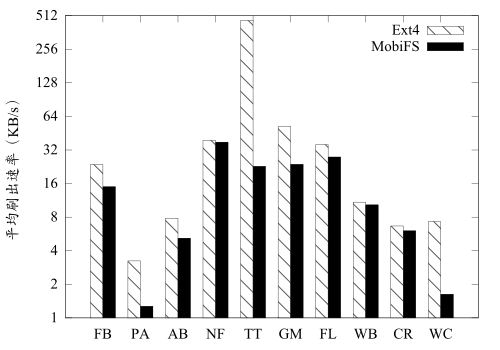

gnuplot code for this plot:
set terminal pdfcairo enhanced mono font "Times New Roman,16" size 5,3.5
set output "flush-data.pdf"
set style data histograms
set style histogram cluster gap 1
set ylabel '平均刷出速率（KB/s）'
set logscale y 2
plot 'flush-data.data' using 2:xtic(1) axes x1y1 fs pattern 4 ls 1 title "Ext4", \
	'' using 3:xtic(1) axes x1y1 fs solid 1 ls 1 title "MobiFS"
